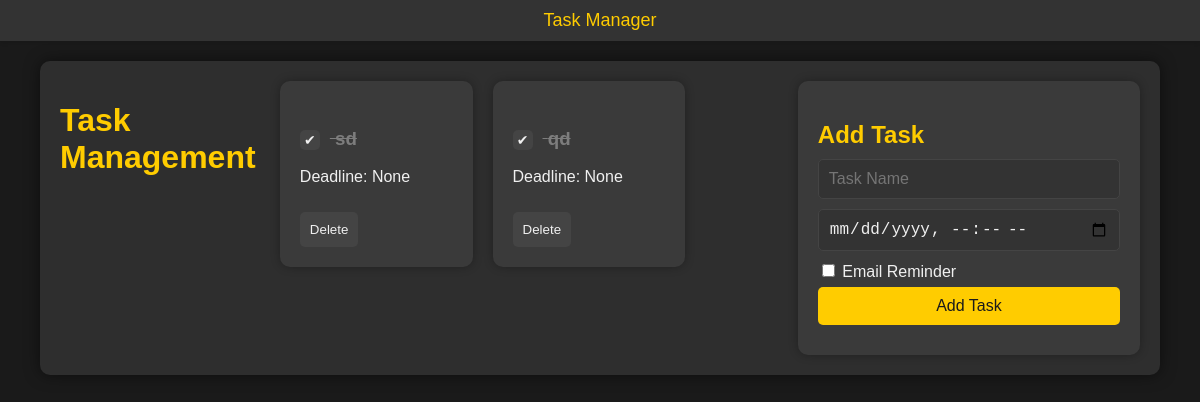
Before: / with the older database file.
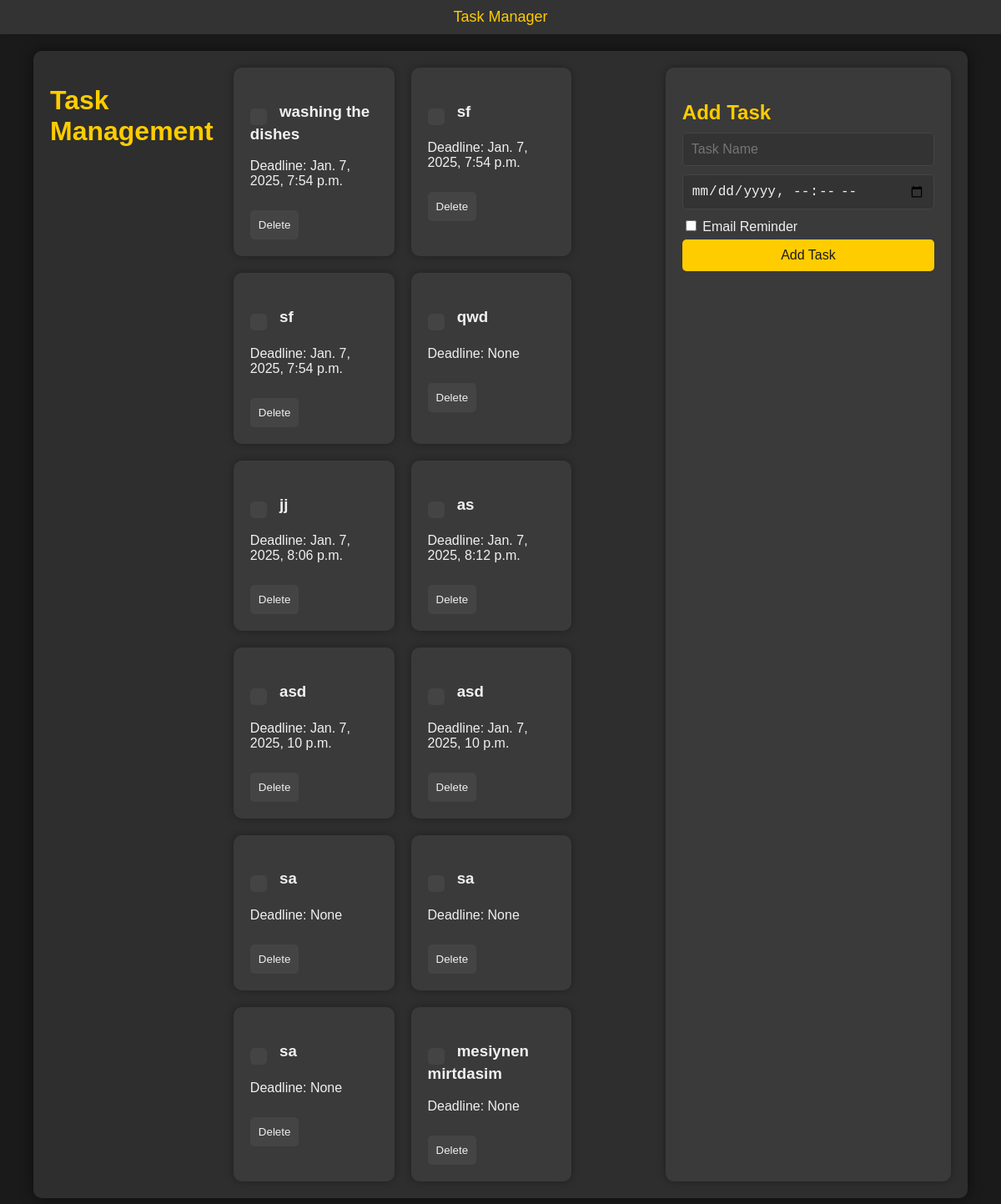
After: the same page with the newer database file.
### tasks/models.py (models this page shows, shortened)
class Task(models.Model):
    name = models.CharField(max_length=256)
    description = models.TextField(null=True, blank=True)
    deadline = models.DateTimeField(timezone.now, null=True, blank=True)
    is_completed = models.BooleanField(default=False)
    email_reminder = models.BooleanField(default=False)
    created_at = models.DateTimeField(auto_now_add=True)
    updated_at = models.DateTimeField(auto_now=True)

### tasks/views.py (the view)
# urls.py: path('', task_list_view, name='task_list_view'),
def task_list_view(request):
    tasks = Task.objects.all()
    context = {
        'tasks': tasks
    }
    return render(request, 'home.html', context)

### tasks/templates/home.html (shortened to what this page needs)
{% load static %}
<!DOCTYPE html>
<html lang="en">
<head>
    <link rel="stylesheet" href="{% static 'styles.css' %}">
</head>
<body>
    <nav class="navbar">
        <ul>
            <li><a href="#">Task Manager</a></li>
        </ul>
    </nav>
    <div class="container">
        <h1>Task Management</h1>
        <div class="task-section">
            <div class="task-cards" id="task-list">
                {% for task in tasks %}
                    <div class="task-card" data-task-id="{{ task.id }}">
                        <h3 class="{% if task.is_completed %}completed{% endif %}">
                            <button class="circle-button update-task-status" data-task-id="{{ task.id }}">
                                {% if task.is_completed %}✔{% endif %}
                            </button>
                            {{ task.name }}
                        </h3>
                        <p>Deadline: {{ task.deadline }}</p>
                        <button class="delete-task" data-task-id="{{ task.id }}">Delete</button>
                    </div>
                {% endfor %}
            </div>
        </div>
        <div class="add-task-section">
            <h2>Add Task</h2>
            <form id="add-task-form" method="post">
                <input type="text" name="name" placeholder="Task Name" required style="background-color: #333; color: #f0f0f0; border: 1px solid #444;">
                <input type="datetime-local" name="deadline" style="background-color: #333; color: #f0f0f0; border: 1px solid #444;">
                <label for="email_reminder">
                    <input type="checkbox" name="email_reminder" id="email_reminder"> Email Reminder
                </label>
                <button type="submit" style="background-color: #ffcc00; color: #1a1a1a;">Add Task</button>
            </form>
        </div>
    </div>
</body>
</html>

### tasks/static/styles.css (style rules this page uses)
body { background-color: #1a1a1a; color: #f0f0f0; font-family: Arial, sans-serif; margin: 0; padding: 0; }
.navbar { width: 100%; background-color: #333; padding: 10px 0; box-shadow: 0 2px 4px rgba(0, 0, 0, 0.1); }
.navbar ul { list-style-type: none; margin: 0; padding: 0; display: flex; justify-content: center; }
.navbar ul li { margin: 0 15px; }
.navbar ul li a { text-decoration: none; color: #FFCC00; font-size: 18px; }
.container { display: flex; justify-content: space-between; width: 90%; max-width: 1200px; margin: 20px auto; padding: 20px; background-color: #2e2e2e; border-radius: 10px; box-shadow: 0 0 15px rgba(0, 0, 0, 0.5); }
.container h1 { color: #FFCC00; }
.task-section { width: 60%; }
.task-cards { display: flex; flex-wrap: wrap; gap: 20px; }
.task-card { background-color: #3a3a3a; border-radius: 10px; padding: 20px; width: calc(33.333% - 20px); box-shadow: 0 0 10px rgba(0, 0, 0, 0.3); transition: transform 0.3s ease; }
.task-card .delete-task, .task-card .update-task-status { background-color: #444; color: #f0f0f0; border: none; padding: 10px; border-radius: 5px; cursor: pointer; transition: background-color 0.3s ease; margin-top: 10px; }
.circle-button { display: inline-flex; justify-content: center; align-items: center; width: 20px; height: 20px; border-radius: 50%; border: 2px solid #ffcc00; background-color: #333; margin-right: 10px; cursor: pointer; transition: background-color 0.3s ease; color: #ffcc00; font-size: 14px; line-height: 1; }
.add-task-section { width: 35%; background-color: #3a3a3a; border-radius: 10px; padding: 20px; box-shadow: 0 0 10px rgba(0, 0, 0, 0.3); }
.add-task-section h2 { margin-bottom: 10px; color: #ffcc00; }
.add-task-section form { display: flex; flex-direction: column; }
.add-task-section input, .add-task-section button { margin-bottom: 10px; padding: 10px; font-size: 16px; border: none; border-radius: 5px; }
.add-task-section button { background-color: #ffcc00; color: #1a1a1a; cursor: pointer; transition: background-color 0.3s ease; }

Changed rows visible on the page:
removed Task: name "sd", deadline "None", is_completed True (drawn)
removed Task: name "qd", deadline "None", is_completed True (drawn)
added Task: name "washing the dishes", deadline "Jan. 7, 2025, 7:54 p.m."
added Task: name "sf", deadline "Jan. 7, 2025, 7:54 p.m."
added Task: name "sf", deadline "Jan. 7, 2025, 7:54 p.m."
added Task: name "qwd", deadline "None"
added Task: name "jj", deadline "Jan. 7, 2025, 8:06 p.m."
added Task: name "as", deadline "Jan. 7, 2025, 8:12 p.m."
added Task: name "asd", deadline "Jan. 7, 2025, 10 p.m."
added Task: name "asd", deadline "Jan. 7, 2025, 10 p.m."
added Task: name "sa", deadline "None"
added Task: name "sa", deadline "None"
added Task: name "sa", deadline "None"
added Task: name "mesiynen mirtdasim", deadline "None"
